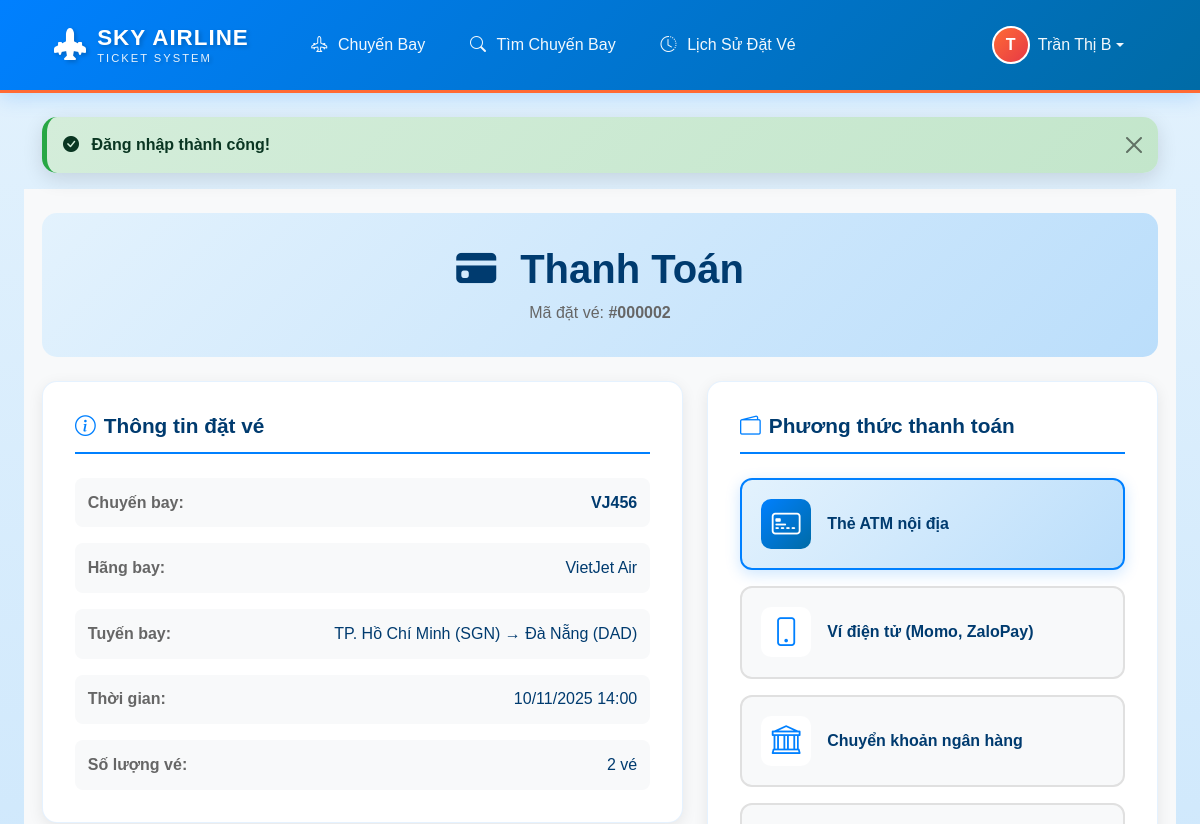
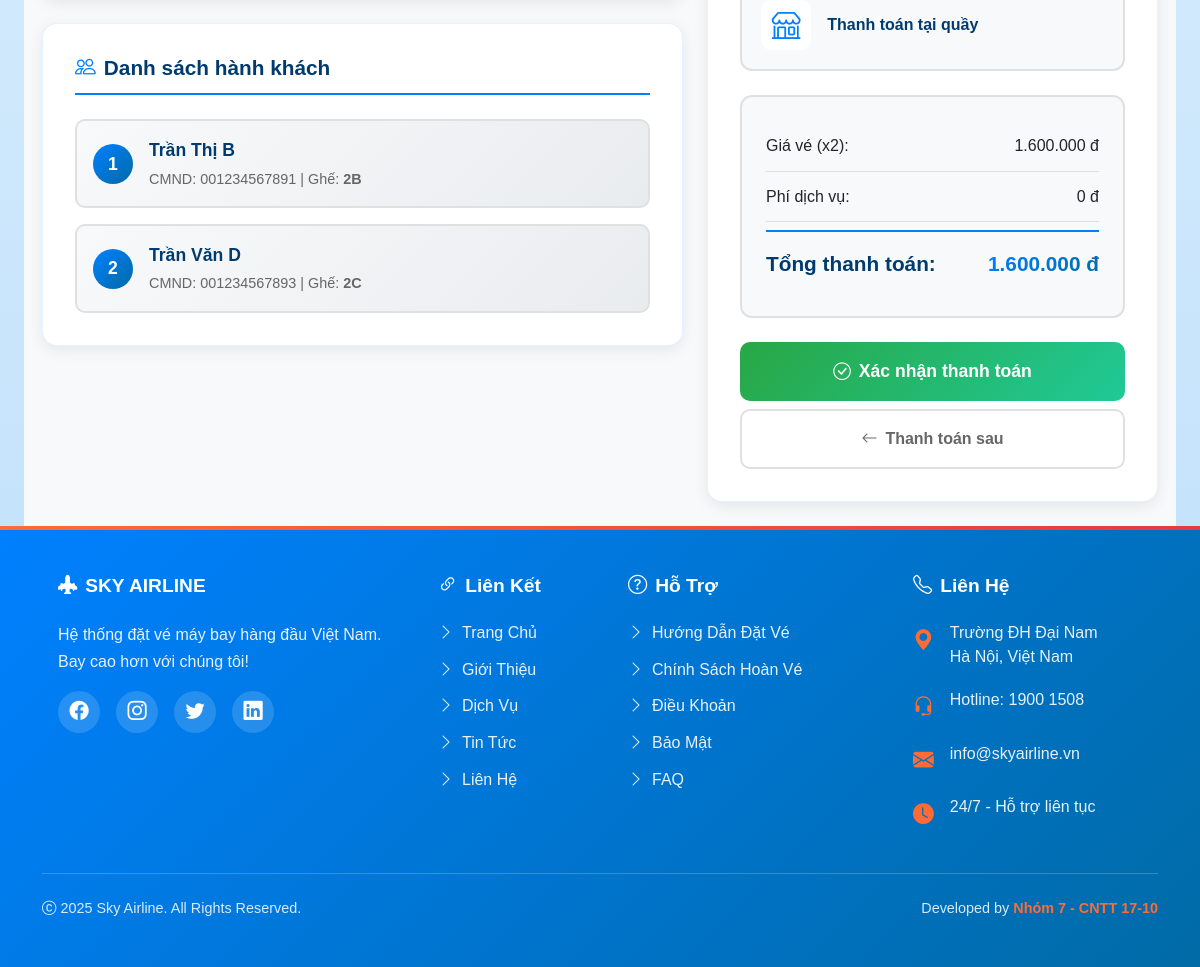
Page /khachhang/thanhtoan.php?madatve=2 (signed in) on the committed database (2 pictures, top to bottom).
### tables this page shows
CREATE TABLE IF NOT EXISTS `datve` (
  `MaDatVe` int NOT NULL AUTO_INCREMENT,
  `MaNguoiDung` int NOT NULL,
  `MaChuyenBay` int NOT NULL,
  `NgayDat` datetime DEFAULT CURRENT_TIMESTAMP,
  `TenHanhKhach` varchar(100) NOT NULL,
  `CMND` varchar(20) NOT NULL,
  `SoDienThoai` varchar(15) DEFAULT NULL,
  `Email` varchar(100) DEFAULT NULL,
  `SoLuongVe` int NOT NULL DEFAULT '1',
  `TongTien` decimal(10,2) NOT NULL,
  `TrangThai` varchar(50) DEFAULT 'choxacnhan',
  `GhiChu` text,
  `NgayCapNhat` datetime DEFAULT CURRENT_TIMESTAMP ON UPDATE CURRENT_TIMESTAMP,
  PRIMARY KEY (`MaDatVe`),
  KEY `idx_manguoidung` (`MaNguoiDung`),
  KEY `idx_machuyenbay` (`MaChuyenBay`),
  KEY `idx_ngaydat` (`NgayDat`),
  KEY `idx_trangthai` (`TrangThai`)
);

CREATE TABLE IF NOT EXISTS `chuyenbay` (
  `MaChuyenBay` int NOT NULL AUTO_INCREMENT,
  `MaChuyenBayText` varchar(20) NOT NULL COMMENT 'Mã chuyến bay dạng VN123',
  `HangBay` varchar(100) NOT NULL COMMENT 'Vietnam Airlines, VietJet...',
  `SanBayDi` varchar(100) NOT NULL,
  `SanBayDen` varchar(100) NOT NULL,
  `ThoiGianBay` datetime NOT NULL,
  `ThoiGianDen` datetime NOT NULL,
  `GiaVe` decimal(10,2) NOT NULL,
  `SoGheConLai` int NOT NULL DEFAULT '0',
  `TongSoGhe` int NOT NULL DEFAULT '0',
  `TrangThai` enum('concho','daybay','huy') DEFAULT 'concho',
  `NgayTao` datetime DEFAULT CURRENT_TIMESTAMP,
  PRIMARY KEY (`MaChuyenBay`),
  UNIQUE KEY `MaChuyenBayText` (`MaChuyenBayText`),
  KEY `idx_machuyenbay` (`MaChuyenBayText`),
  KEY `idx_thoigianbay` (`ThoiGianBay`),
  KEY `idx_sanbaydiden` (`SanBayDi`,`SanBayDen`)
);

CREATE TABLE IF NOT EXISTS `chitietdatve` (
  `MaChiTiet` int NOT NULL AUTO_INCREMENT,
  `MaDatVe` int NOT NULL,
  `HoTenHanhKhach` varchar(100) NOT NULL,
  `CMND` varchar(20) NOT NULL,
  `SoDienThoai` varchar(15) DEFAULT NULL,
  `Email` varchar(100) DEFAULT NULL,
  `SoGhe` varchar(10) DEFAULT NULL,
  `NgayTao` datetime DEFAULT CURRENT_TIMESTAMP,
  PRIMARY KEY (`MaChiTiet`),
  KEY `idx_madatve` (`MaDatVe`),
  KEY `idx_cmnd` (`CMND`)
);

### config.php (called while the page is built, shortened)
<?php
$servername = "localhost";
$username = "root";
$password = "";
$dbname = "QLVeMayBay";
$conn = new mysqli($servername, $username, $password, $dbname);
$conn->set_charset("utf8mb4");
function fetch_one($sql) {
    global $conn;
    $result = $conn->query($sql);
    return $result ? $result->fetch_assoc() : null;
}
function fetch_all($sql) {
    global $conn;
    $result = $conn->query($sql);
    $data = [];
    if ($result) {
        while ($row = $result->fetch_assoc()) {
            $data[] = $row;
        }
    }
    return $data;
}
?>

### khachhang/thanhtoan.php (the view, shortened to what this page needs)
<?php
require_once '../config.php';
$madatve = isset($_GET['madatve']) ? (int)$_GET['madatve'] : 0;
$datve = fetch_one("SELECT dv.*, cb.MaChuyenBayText, cb.HangBay, cb.SanBayDi, cb.SanBayDen, cb.ThoiGianBay, cb.GiaVe
                    FROM DatVe dv
                    INNER JOIN ChuyenBay cb ON dv.MaChuyenBay = cb.MaChuyenBay
                    WHERE dv.MaDatVe = $madatve AND dv.MaNguoiDung = {$_SESSION['MaNguoiDung']}");
$hanhkhach = fetch_all("SELECT * FROM ChiTietDatVe WHERE MaDatVe = $madatve");
require_once '../header.php';
?>
<div class="payment-page">
    <div class="container py-4">
        <div class="page-header mb-4">
            <h1 class="page-title">
                <i class="bi bi-credit-card-fill me-3"></i>
                Thanh Toán
            </h1>
            <p class="page-subtitle">Mã đặt vé: <strong>#<?php echo str_pad($madatve, 6, '0', STR_PAD_LEFT); ?></strong></p>
        </div>
        <div class="row">
            <div class="col-lg-7">
                <div class="payment-card mb-4">
                    <h3 class="section-title">
                        <i class="bi bi-info-circle me-2"></i>Thông tin đặt vé
                    </h3>
                    <div class="booking-summary">
                        <div class="summary-item">
                            <span class="label">Chuyến bay:</span>
                            <span class="value"><strong><?php echo $datve['MaChuyenBayText']; ?></strong></span>
                        </div>
                        <div class="summary-item">
                            <span class="label">Hãng bay:</span>
                            <span class="value"><?php echo $datve['HangBay']; ?></span>
                        </div>
                        <div class="summary-item">
                            <span class="label">Tuyến bay:</span>
                            <span class="value"><?php echo $datve['SanBayDi']; ?> → <?php echo $datve['SanBayDen']; ?></span>
                        </div>
                        <div class="summary-item">
                            <span class="label">Thời gian:</span>
                            <span class="value"><?php echo date('d/m/Y H:i', strtotime($datve['ThoiGianBay'])); ?></span>
                        </div>
                        <div class="summary-item">
                            <span class="label">Số lượng vé:</span>
                            <span class="value"><?php echo $datve['SoLuongVe']; ?> vé</span>
                        </div>
                    </div>
                </div>
                <div class="payment-card">
                    <h3 class="section-title">
                        <i class="bi bi-people me-2"></i>Danh sách hành khách
                    </h3>
                    <div class="passengers-list">
                        <?php foreach ($hanhkhach as $index => $hk): ?>
                            <div class="passenger-item">
                                <div class="passenger-number"><?php echo $index + 1; ?></div>
                                <div class="passenger-info">
                                    <div class="passenger-name"><?php echo $hk['HoTenHanhKhach']; ?></div>
                                    <div class="passenger-details">
                                        CMND: <?php echo $hk['CMND']; ?> | Ghế: <strong><?php echo $hk['SoGhe']; ?></strong>
                                    </div>
                                </div>
                            </div>
                        <?php endforeach; ?>
                    </div>
                </div>
            </div>
            <div class="col-lg-5">
                <div class="payment-card sticky-card">
                    <h3 class="section-title">
                        <i class="bi bi-wallet2 me-2"></i>Phương thức thanh toán
                    </h3>
                    <form method="POST" action="">
                        <div class="payment-methods">
                            <label class="payment-method">
                                <div class="method-card">
                                    <i class="bi bi-credit-card-2-front method-icon"></i>
                                    <span class="method-name">Thẻ ATM nội địa</span>
                                </div>
                            </label>
                            <label class="payment-method">
                                <div class="method-card">
                                    <i class="bi bi-phone method-icon"></i>
                                    <span class="method-name">Ví điện tử (Momo, ZaloPay)</span>
                                </div>
                            </label>
                            <label class="payment-method">
                                <div class="method-card">
                                    <i class="bi bi-bank method-icon"></i>
                                    <span class="method-name">Chuyển khoản ngân hàng</span>
                                </div>
                            </label>
                            <label class="payment-method">
                                <div class="method-card">
                                    <i class="bi bi-shop method-icon"></i>
                                    <span class="method-name">Thanh toán tại quầy</span>
                                </div>
                            </label>
                        </div>
                        <div class="price-breakdown mt-4">
                            <div class="breakdown-item">
                                <span>Giá vé (x<?php echo $datve['SoLuongVe']; ?>):</span>
                                <span><?php echo number_format($datve['GiaVe'] * $datve['SoLuongVe'], 0, ',', '.'); ?> đ</span>
                            </div>
                            <div class="breakdown-item">
                                <span>Phí dịch vụ:</span>
                                <span>0 đ</span>
                            </div>
                            <div class="breakdown-item total">
                                <span>Tổng thanh toán:</span>
                                <span><?php echo number_format($datve['TongTien'], 0, ',', '.'); ?> đ</span>
                            </div>
                        </div>
                        <button type="submit" name="thanhtoan" class="btn btn-success btn-lg w-100 mt-4">
                            <i class="bi bi-check-circle me-2"></i>Xác nhận thanh toán
                        </button>
                        <a href="lichsu.php" class="btn btn-outline-secondary w-100 mt-2">
                            <i class="bi bi-arrow-left me-2"></i>Thanh toán sau
                        </a>
                    </form>
                </div>
            </div>
        </div>
    </div>
</div>
<?php require_once '../footer.php'; ?>

### assets/css/style.css (style rules this page uses)
:root { --sky-blue: #0080FF; --ocean-blue: #006BA6; --sunset-orange: #FF6B35; --cloud-white: #FFFFFF; --flight-red: #E63946; --light-gray: #F5F7FA; --dark-blue: #003B6F; --primary-gradient: linear-gradient(135deg, #0080FF 0%, #006BA6 100%); --sunset-gradient: linear-gradient(135deg, #FF6B35 0%, #E63946 100%); --sky-gradient: linear-gradient(to bottom, #E3F2FD 0%, #BBDEFB 100%); }
* { margin: 0; padding: 0; box-sizing: border-box; }
body { font-family: "Be Vietnam Pro", sans-serif; background: var(--sky-gradient); min-height: 100vh; display: flex; flex-direction: column; }
.section-title { font-size: 2.5rem; font-weight: 700; color: var(--dark-blue); margin-bottom: 1rem; }
.btn { border-radius: 12px; padding: 0.7rem 1.8rem; font-weight: 600; transition: all 0.3s ease; border: none; }
.btn-lg { padding: 1rem 2.5rem; font-size: 1.1rem; }

### rows in the picture
datve: MaChuyenBay.MaChuyenBayText "VJ456", MaChuyenBay.HangBay "VietJet Air", MaChuyenBay.SanBayDi "TP. Hồ Chí Minh (SGN)", MaChuyenBay.SanBayDen "Đà Nẵng (DAD)", MaChuyenBay.ThoiGianBay "10/11/2025 14:00", SoLuongVe "2", $datve['GiaVe'] * $datve['SoLuongVe'] "1.600.000", TongTien "1.600.000"
chitietdatve: HoTenHanhKhach "Trần Thị B", CMND "001234567891", SoGhe "2B"
chitietdatve: HoTenHanhKhach "Trần Văn D", CMND "001234567893", SoGhe "2C"

### other values in the picture
mb_substr($_SESSION['HoTen'], 0, 1, 'UTF-8') "T"
$_SESSION['HoTen'] "Trần Thị B"
$msg['message'] "Đăng nhập thành công!"
str_pad($madatve, 6, '0', STR_PAD_LEFT) "000002"
